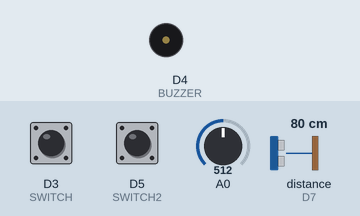
Bench run of a sketch on a simulated ESP8266 (NodeMCU). On the bench: buzzer (waves = sounding, pin HIGH). Wiring (inferred from the names in the program): ultrasonic range finder: trigger D6; echo D7. The test bench sets the inputs (shaded band); at power-on: distance to the obstacle (sensor on D7) 80 cm, A0 = 512, D3 (SWITCH) HIGH, D5 (SWITCH2) HIGH. The echo pulse lasts 58.3 µs per cm; no MQTT or app messages arrive unless stated; pins used as bus, display or sensor lines are not drawn; what the sketch prints to the serial monitor is not drawn.

Above: at 1.2 s.
1.3 s: distance to the obstacle (sensor on D7) set to 23 cm
2.8 s: distance to the obstacle (sensor on D7) set to 18 cm
At 3.34 s:
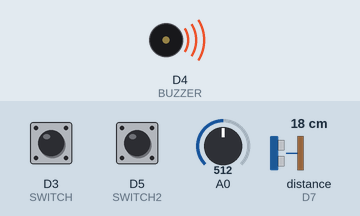
5.8 s: A0 set to 185
8.8 s: A0 set to 154
At 9.8 s:
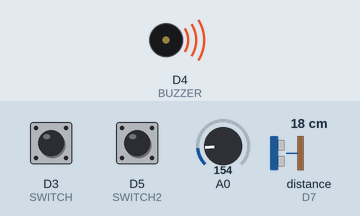
11.8 s: D3 (SWITCH) pulled LOW for 0.15 s
At 12.8 s:
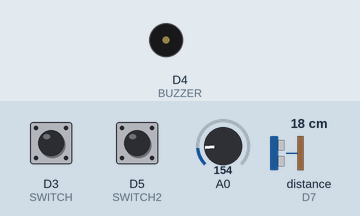
14.8 s: D5 (SWITCH2) pulled LOW for 0.15 s
Timing chart, 0 to 18.8 s (numbered marks = the images above; inputs shaded):
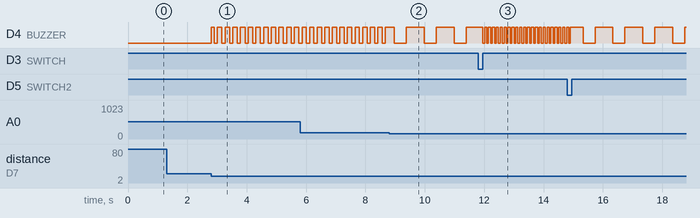

The sketch:

cane_mqtt.ino
```cpp
#include <EspMQTTClient.h>
#include "config.h"

// SENSOR PINS
#define US_ECHO D7
#define US_TRIGGER D6
#define BUZZER D4
#define SWITCH D3
#define SWITCH2 D5

#define THRESHOLD 200
#define DISTANCE_THRESHOLD 20.00
#define DISTANCE_EDGE_THRESHOLD 1.00
#define PANIC_THRESHOLD 5000 // 5 seconds

#define BUZZER_US 50
#define BUZZER_PANIC 25
#define BUZZER_FLAME 200

EspMQTTClient client(
  ssid,
  wifiPassword,
  mqttBrokerIp,  // MQTT Broker server ip
  "Cane",   // Can be omitted if not needed
  "MQTTPassword",   // Can be omitted if not needed
  "cane",     // Client name that uniquely identify your device
  1883              // The MQTT port, default to 1883. this line can be omitted
);

// DEBOUNCING
volatile byte is_pressed = LOW;
byte button_state = LOW;
byte sound_state = LOW;
unsigned short cnt = 0;
unsigned long last_sound_time = 0;
unsigned long last_pressed_time = 0;
unsigned long time_since_panic = 0;
unsigned long time_since_fire = 0;

// flame sensor connected to analog pins
// lowest and highest flame sensor readings:
const int sensorMin = 0;     // sensor minimum
const int sensorMax = 1024;  // sensor maximum

// Ultrasonic
float duration;
float distance;

// USER STATES
byte flame_state = LOW;
byte distance_state = LOW;
byte panic_state = LOW;

IRAM_ATTR void toggle() {
  is_pressed = HIGH;
}

IRAM_ATTR void deass() {
  is_pressed = LOW;
}

// necessary method for mqtt
void onConnectionEstablished()
{
  // Subscribe to "mytopic/test" and display received message to Serial
  client.subscribe("group_05/stick/panic", [](const String & payload) {
    // this should sound the buzzer
    Serial.println(payload);
  });
}

void setup() {
  pinMode(US_TRIGGER, OUTPUT);
  pinMode(US_ECHO, INPUT);
  pinMode(BUZZER, OUTPUT);
  digitalWrite(BUZZER, LOW);
  pinMode(SWITCH, INPUT_PULLUP);
  pinMode(SWITCH2, INPUT_PULLUP);
  attachInterrupt(digitalPinToInterrupt(SWITCH), toggle, RISING);
  attachInterrupt(digitalPinToInterrupt(SWITCH2), deass, RISING);
  Serial.begin(115200);
}

void loop() {
  client.loop();
  /**
   *
   * PANIC BUTTON
   *
   */
  if (is_pressed == HIGH) {
    panic_state = HIGH;
    if (millis() - time_since_panic > PANIC_THRESHOLD + 1000) {
      time_since_panic = millis();
    }
    Serial.println("Panic On");
  } else {
    panic_state = LOW;
    Serial.println("Panic Off");
  }


  if (panic_state == HIGH && millis() - time_since_panic > PANIC_THRESHOLD) {
     sendMqttMessage("group_05/panic", "{\"id\": "+ id + "}");
     is_pressed = LOW;
     panic_state = LOW; // deassert panic state after 5 seconds and sending mqtt message
  }
  /**
   *
   * FLAME SENSOR
   *
   */
  // read the sensor on analog A0:
  int sensorReading = analogRead(A0);
  // map the sensor range (four options):
  // ex: 'long int map(long int, long int, long int, long int, long int)'
  int range = map(sensorReading, sensorMin, sensorMax, 0, 3);

  // range value:
  switch (range) {
  case 0:    // A fire closer than 1.5 feet away.
    Serial.println("** Close Fire **");
    // play immediate danger sound
    // SEND MESSAGE TO CLOSE CONTACT WITH GPS INFO + FIRE
    // send 1 message and block sending new messages until PANIC_THRESHOLD seconds pass
    if (millis() - time_since_fire > PANIC_THRESHOLD) {
      time_since_fire = millis();
      sendMqttMessage("group_05/flame", "{\"id\": "+ id + "}");
    }
    flame_state = HIGH;
    break;
  case 1:    // A fire between 1-3 feet away.
    Serial.println("** Distant Fire **");
    flame_state = LOW;
    break;
  case 2:    // No fire detected.
    Serial.println("No Fire");
    flame_state = LOW;
    break;
   default:
    flame_state = LOW;
    break;
  }

  /**
   *
   * ULTRASONIC
   *
   */
  digitalWrite(US_TRIGGER, LOW);
  delayMicroseconds(2);
  digitalWrite(US_TRIGGER, HIGH);
  delayMicroseconds(10);
  digitalWrite(US_TRIGGER, LOW);
  duration = pulseIn(US_ECHO, HIGH); // return time in microseconds
  distance = duration * 0.034 / 2; // Speed of sound wave divided by 2 (to and fro)
  // Displays the distance on the Serial Monitor
  Serial.print("Distance: ");
  Serial.print(distance);
  Serial.println(" cm");

  if(distance < DISTANCE_EDGE_THRESHOLD) {
    distance_state = LOW;
  }
  else if(distance < DISTANCE_THRESHOLD)
    distance_state = HIGH;
  else
    distance_state = LOW;


  // PLAY BUZZER
  if(panic_state == HIGH) {
    playBuzzer(BUZZER_PANIC);
    Serial.println(panic_state);
  } else if (flame_state == HIGH) {
    playBuzzer(BUZZER_FLAME);
    Serial.println(flame_state);
  } else if (distance_state == HIGH) {
    playBuzzer(BUZZER_US);
    Serial.println(distance_state);
  } else
    digitalWrite(BUZZER, LOW);
}

void playBuzzer(unsigned long n) {
  if (millis() - last_sound_time > n) {
    cnt++;
    last_sound_time = millis();
  }

  if (cnt < 3)
    digitalWrite(BUZZER, HIGH);
  else if (cnt < 5)
    digitalWrite(BUZZER, LOW);
  else
    cnt = 0;
}

void sendMqttMessage(String topic, String message) {
  // client.publish("group_05/imu/threshold", "fall triggered");
  client.publish(topic, message);
}
```

config.h
```cpp
const char* ssid = "Wamika";
const char* wifiPassword = "mdsy4149";
const char* mqttBrokerIp = "192.168.216.234";
String id = "1"; // identifier for a set of devices
String type = "cane";
String teleChatId = "766789823";
```

Measured:
- the behaviour switches between 21 and 20 cm on distance to the obstacle (sensor on D7) (found by bisection; images 0 and 1)
- the behaviour switches between 171 and 170 on A0 (found by bisection; images 1 and 2)
- after the input at 2.8 s, D4 (BUZZER): alternates HIGH for 0.15 s and LOW for 0.11 s, starting at once
- after the input at 8.8 s, D4 (BUZZER): alternates HIGH for 0.60 s and LOW for 0.41 s, starting after 0.17 s
- after the input at 11.8 s, D4 (BUZZER): alternates HIGH for 0.07 s and LOW for 0.06 s, starting after 0.15 s
